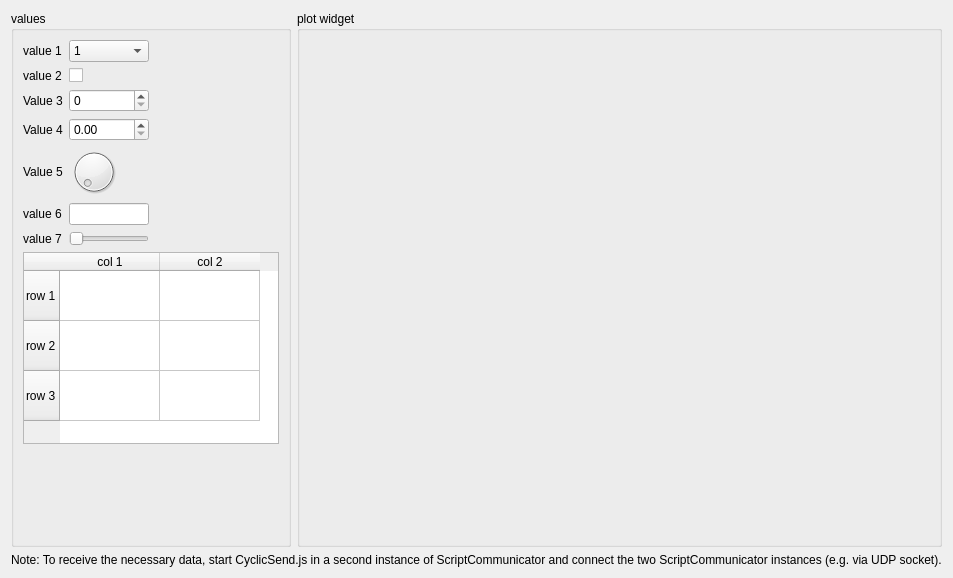
<?xml version="1.0" encoding="UTF-8"?>
<ui version="4.0">
 <class>Dialog</class>
 <widget class="QDialog" name="Dialog">
  <property name="geometry">
   <rect>
    <x>0</x>
    <y>0</y>
    <width>952</width>
    <height>578</height>
   </rect>
  </property>
  <property name="windowTitle">
   <string>cyclic receive example</string>
  </property>
  <layout class="QGridLayout" name="gridLayout_2" columnstretch="0,1" columnminimumwidth="0,0">
   <item row="0" column="0">
    <widget class="QGroupBox" name="groupBox">
     <property name="title">
      <string>values</string>
     </property>
     <layout class="QGridLayout" name="gridLayout">
      <item row="0" column="0">
       <widget class="QLabel" name="label">
        <property name="text">
         <string>value 1</string>
        </property>
       </widget>
      </item>
      <item row="0" column="1">
       <widget class="QComboBox" name="Val1ComboBox">
        <item>
         <property name="text">
          <string>1</string>
         </property>
        </item>
        <item>
         <property name="text">
          <string>2</string>
         </property>
        </item>
        <item>
         <property name="text">
          <string>3</string>
         </property>
        </item>
        <item>
         <property name="text">
          <string>4</string>
         </property>
        </item>
       </widget>
      </item>
      <item row="1" column="0">
       <widget class="QLabel" name="label_2">
        <property name="text">
         <string>value 2</string>
        </property>
       </widget>
      </item>
      <item row="1" column="1">
       <widget class="QCheckBox" name="Value2CheckBox">
        <property name="text">
         <string/>
        </property>
       </widget>
      </item>
      <item row="2" column="0">
       <widget class="QLabel" name="label_4">
        <property name="text">
         <string>Value 3</string>
        </property>
       </widget>
      </item>
      <item row="2" column="1">
       <widget class="QSpinBox" name="Value3SpinBox"/>
      </item>
      <item row="6" column="0">
       <widget class="QLabel" name="label_7">
        <property name="text">
         <string>value 7</string>
        </property>
       </widget>
      </item>
      <item row="6" column="1">
       <widget class="QSlider" name="Value7HorizontalSlider">
        <property name="maximumSize">
         <size>
          <width>80</width>
          <height>16777215</height>
         </size>
        </property>
        <property name="orientation">
         <enum>Qt::Horizontal</enum>
        </property>
       </widget>
      </item>
      <item row="3" column="0">
       <widget class="QLabel" name="label_5">
        <property name="text">
         <string>Value 4</string>
        </property>
       </widget>
      </item>
      <item row="3" column="1">
       <widget class="QDoubleSpinBox" name="Value4DoubleSpinBox">
        <property name="singleStep">
         <double>0.250000000000000</double>
        </property>
       </widget>
      </item>
      <item row="4" column="0">
       <widget class="QLabel" name="label_6">
        <property name="text">
         <string>Value 5</string>
        </property>
       </widget>
      </item>
      <item row="4" column="1">
       <widget class="QDial" name="Value5Dial">
        <property name="maximumSize">
         <size>
          <width>50</width>
          <height>50</height>
         </size>
        </property>
       </widget>
      </item>
      <item row="8" column="0" colspan="4">
       <layout class="QVBoxLayout" name="verticalLayout">
        <item>
         <widget class="QTableWidget" name="tableWidget">
          <property name="maximumSize">
           <size>
            <width>16777215</width>
            <height>16777215</height>
           </size>
          </property>
          <property name="showGrid">
           <bool>true</bool>
          </property>
          <attribute name="verticalHeaderMinimumSectionSize">
           <number>50</number>
          </attribute>
          <row>
           <property name="text">
            <string>row 1</string>
           </property>
          </row>
          <row>
           <property name="text">
            <string>row 2</string>
           </property>
          </row>
          <row>
           <property name="text">
            <string>row 3</string>
           </property>
          </row>
          <column>
           <property name="text">
            <string>col 1</string>
           </property>
          </column>
          <column>
           <property name="text">
            <string>col 2</string>
           </property>
          </column>
         </widget>
        </item>
        <item>
         <spacer name="verticalSpacer_2">
          <property name="orientation">
           <enum>Qt::Vertical</enum>
          </property>
          <property name="sizeHint" stdset="0">
           <size>
            <width>20</width>
            <height>40</height>
           </size>
          </property>
         </spacer>
        </item>
       </layout>
      </item>
      <item row="9" column="1">
       <spacer name="verticalSpacer_3">
        <property name="orientation">
         <enum>Qt::Vertical</enum>
        </property>
        <property name="sizeHint" stdset="0">
         <size>
          <width>20</width>
          <height>40</height>
         </size>
        </property>
       </spacer>
      </item>
      <item row="3" column="3">
       <spacer name="horizontalSpacer">
        <property name="orientation">
         <enum>Qt::Horizontal</enum>
        </property>
        <property name="sizeHint" stdset="0">
         <size>
          <width>40</width>
          <height>20</height>
         </size>
        </property>
       </spacer>
      </item>
      <item row="5" column="1">
       <widget class="QLineEdit" name="Value6LineEdit">
        <property name="maximumSize">
         <size>
          <width>80</width>
          <height>16777215</height>
         </size>
        </property>
        <property name="inputMask">
         <string>NNNNNNNN</string>
        </property>
        <property name="text">
         <string/>
        </property>
        <property name="cursorPosition">
         <number>0</number>
        </property>
       </widget>
      </item>
      <item row="5" column="0">
       <widget class="QLabel" name="label_3">
        <property name="text">
         <string>value 6</string>
        </property>
       </widget>
      </item>
     </layout>
    </widget>
   </item>
   <item row="0" column="1">
    <widget class="QGroupBox" name="PlotGroupBox">
     <property name="title">
      <string>plot widget</string>
     </property>
    </widget>
   </item>
   <item row="1" column="0" colspan="2">
    <widget class="QLabel" name="label_8">
     <property name="text">
      <string>Note: To receive the necessary data, start CyclicSend.js in a second instance of ScriptCommunicator and connect the two ScriptCommunicator instances (e.g. via UDP socket).</string>
     </property>
    </widget>
   </item>
  </layout>
 </widget>
 <resources/>
 <connections/>
</ui>
